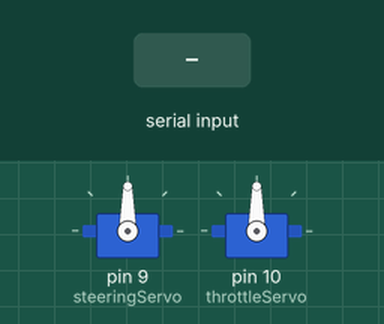
Recording of a sketch running on a simulated Arduino Uno, built with avr-gcc and run on an emulated ATmega328P. On the bench: 2 × servo. The test bench sets the inputs (shaded band).

Above: at 1.2 s.
1.3 s: "S,45\n" received over Serial
At 2.5 s:
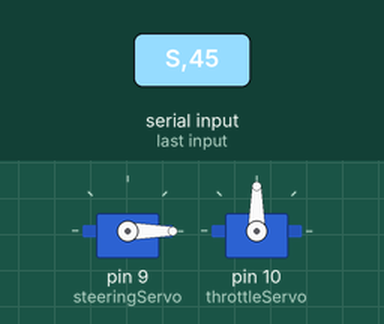
2.8 s: "T,45\n" received over Serial
At 3.7 s:
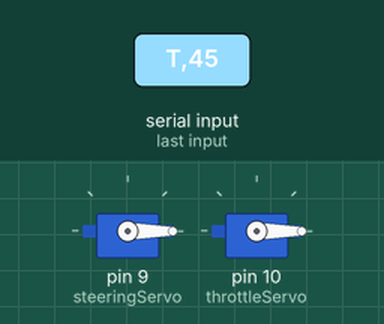
4.3 s: "S90\n" received over Serial
At 4.8 s:
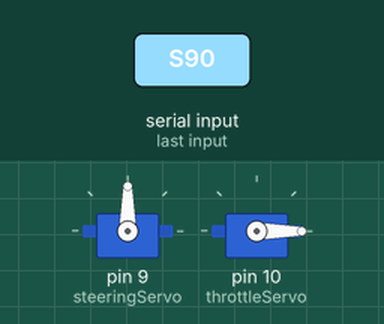
5.8 s: "T90\n" received over Serial
At 7.2 s:
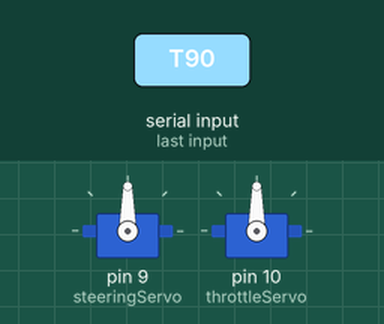
Timing chart, 0 to 8.3 s (numbered marks = the images above; inputs shaded):
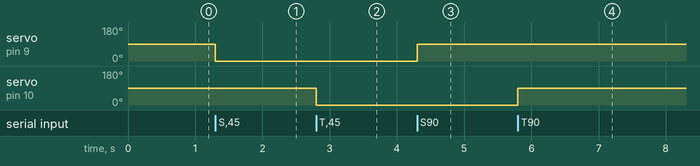

The sketch:

PowerWheelsControl.ino
```cpp
#include <Servo.h>

Servo steeringServo;
Servo throttleServo;

void setup()
{
  Serial.begin(115200);
  steeringServo.attach(9);
  throttleServo.attach(10);
}

void loop()
{
  if(Serial.available())
  {
    char ch;
    int num;
    String input = Serial.readStringUntil('\n');
    sscanf((const char*)input.c_str(), "%c%d", &ch, &num);
    if(ch=='S'){steeringServo.write(num);}
    if(ch=='T'){throttleServo.write(num);}
  }
}
```

Measured:
- after the input at 1.3 s, servo on pin 9 (steeringServo): 90° → 0° at once
- after the input at 2.8 s, servo on pin 10 (throttleServo): 90° → 0° at once
- after the input at 4.3 s, servo on pin 9 (steeringServo): 0° → 90° at once
- after the input at 5.8 s, servo on pin 10 (throttleServo): 0° → 90° at once
